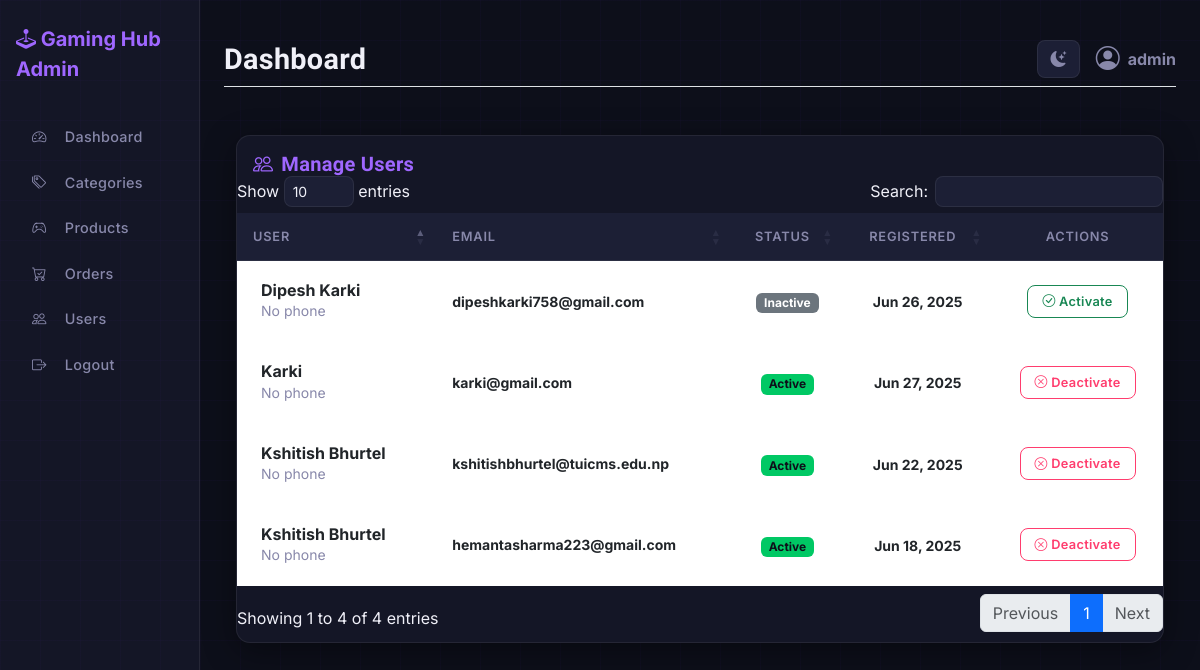
Page /admin/users/manage.php (signed in) on the earlier database version.
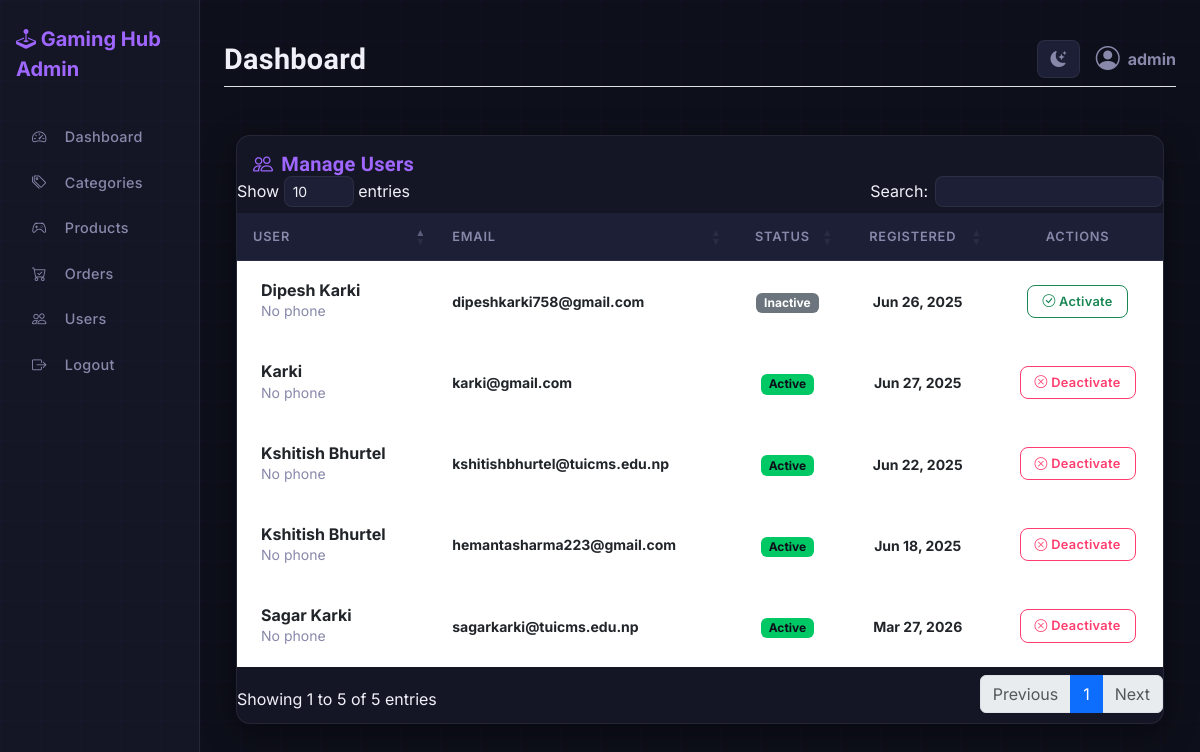
Same page on the later database version.
### tables this page shows
CREATE TABLE `users` (
  `user_id` int(11) NOT NULL,
  `email` varchar(100) NOT NULL,
  `password` varchar(255) NOT NULL,
  `full_name` varchar(100) DEFAULT NULL,
  `phone` varchar(20) DEFAULT NULL,
  `address` text DEFAULT NULL,
  `is_active` tinyint(1) DEFAULT 1,
  `created_at` timestamp NOT NULL DEFAULT current_timestamp(),
  `updated_at` timestamp NOT NULL DEFAULT current_timestamp() ON UPDATE current_timestamp()
);

### config/database.php (called while the page is built)
<?php
$host = 'localhost';
$dbname = 'gaming_hub';
$username = 'root';
$password = '';
try {
    $pdo = new PDO("mysql:host=$host;dbname=$dbname;charset=utf8", $username, $password);
    $pdo->setAttribute(PDO::ATTR_ERRMODE, PDO::ERRMODE_EXCEPTION);
} catch (PDOException $e) {
    die("Database connection failed: " . $e->getMessage());
}
function executeQuery($sql, $params = []) {
    global $pdo;
    $stmt = $pdo->prepare($sql);
    $stmt->execute($params);
    return $stmt;
}
?>

### admin/users/manage.php (the view, shortened to what this page needs)
<?php
require_once __DIR__ . '../../../config/database.php';
$users = executeQuery("SELECT * FROM users ORDER BY created_at DESC")
    ->fetchAll(PDO::FETCH_ASSOC);
require_once __DIR__ . '/../includes/admin_header.php';
?>
<div class="container-fluid py-4">
    <div class="row">
        <div class="col-12">
            <div class="card mb-4">
                <div class="card-header pb-0 d-flex justify-content-between align-items-center border-0 bg-transparent mt-2">
                    <h5 class="mb-0 text-primary fw-bold"><i class="bi bi-people me-2"></i>Manage Users</h5>
                </div>
                <div class="card-body px-0 pt-0 pb-2">
                    <div class="table-responsive p-0">
                        <table class="table align-items-center mb-0" id="users-table">
                            <thead>
                                <tr>
                                    <th>User</th>
                                    <th>Email</th>
                                    <th class="text-center">Status</th>
                                    <th class="text-center">Registered</th>
                                    <th class="text-center">Actions</th>
                                </tr>
                            </thead>
                            <tbody>
                                <?php foreach ($users as $user): ?>
                                    <tr>
                                        <td>
                                            <div class="d-flex px-2 py-1">
                                                <div class="d-flex flex-column justify-content-center">
                                                    <h6 class="mb-0 fw-bold"><?= $user['full_name'] ?? 'No name' ?></h6>
                                                    <p class="text-muted small mb-0">
                                                        <?= $user['phone'] ?? 'No phone' ?>
                                                    </p>
                                                </div>
                                            </div>
                                        </td>
                                        <td>
                                            <p class="fw-bold mb-0 small"><?= $user['email'] ?></p>
                                        </td>
                                        <td class="align-middle text-center">
                                            <span
                                                class="badge <?= $user['is_active'] ? 'bg-success' : 'bg-secondary' ?>">
                                                <?= $user['is_active'] ? 'Active' : 'Inactive' ?>
                                            </span>
                                        </td>
                                        <td class="align-middle text-center">
                                            <span class="small fw-bold">
                                                <?= date('M d, Y', strtotime($user['created_at'])) ?>
                                            </span>
                                        </td>
                                        <td class="align-middle text-center">
                                            <button
                                                class="btn btn-sm btn-outline-<?= $user['is_active'] ? 'danger' : 'success' ?> mb-0 toggle-user"
                                                data-id="<?= $user['user_id'] ?>" data-status="<?= $user['is_active'] ?>">
                                                <i
                                                    class="bi bi-<?= $user['is_active'] ? 'x-circle' : 'check-circle' ?>"></i>
                                                <?= $user['is_active'] ? 'Deactivate' : 'Activate' ?>
                                            </button>
                                        </td>
                                    </tr>
                                <?php endforeach; ?>
                            </tbody>
                        </table>
                    </div>
                </div>
            </div>
        </div>
    </div>
</div>
<?php require_once __DIR__ . '/../includes/admin_footer.php'; ?>

Differences in the rows shown:
added users: full_name "Sagar Karki", phone "No phone", email "sagarkarki@tuicms.edu.np", is_active "Active", created_at "Mar 27, 2026"
Other differences:
text written by a page script: "Show entries Search: Showing 1 to 4 of 4 entries Previous 1 Next" → "Show entries Search: Showing 1 to 5 of 5 entries Previous 1 Next"
